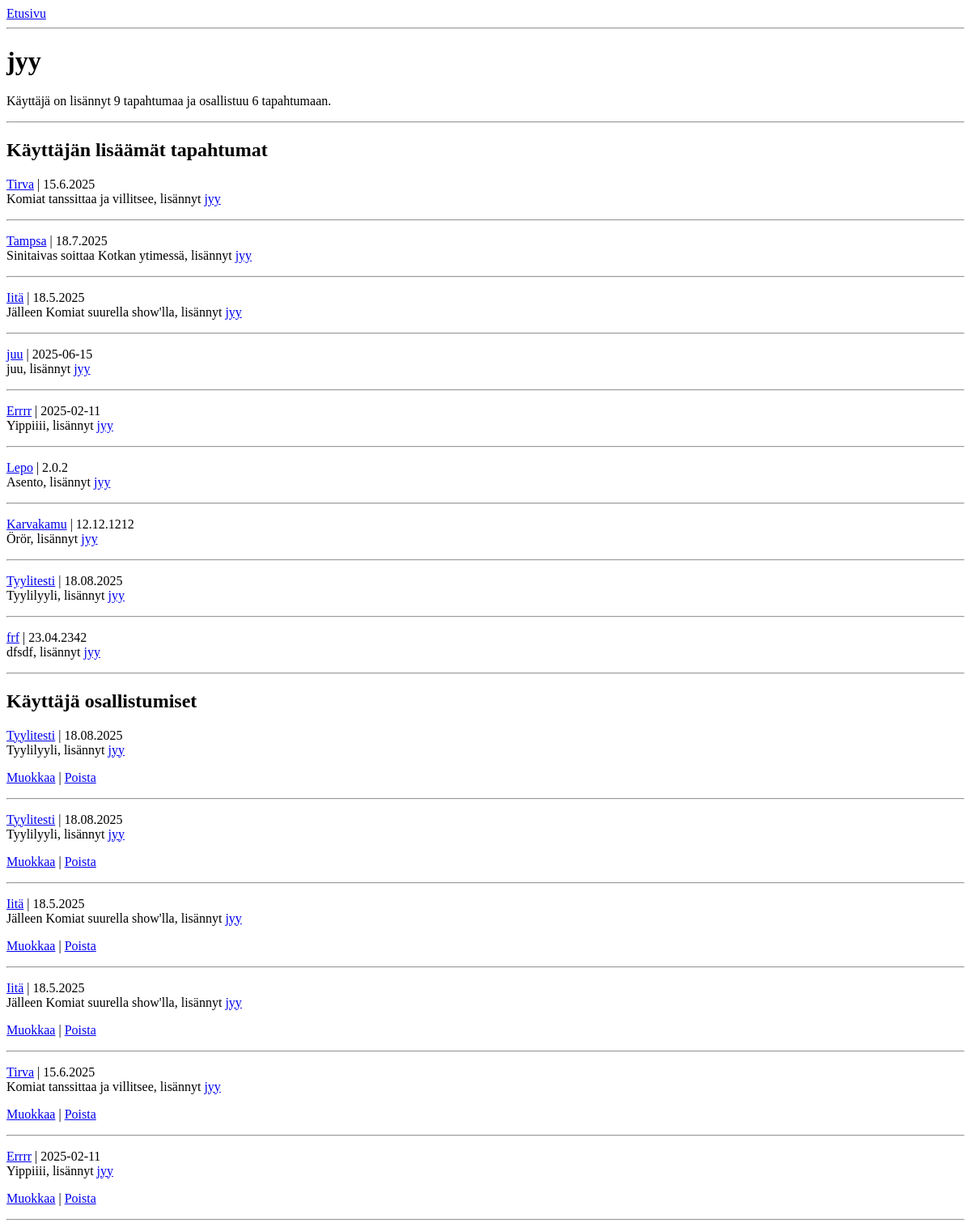
The app's page /user/jyy, older data.
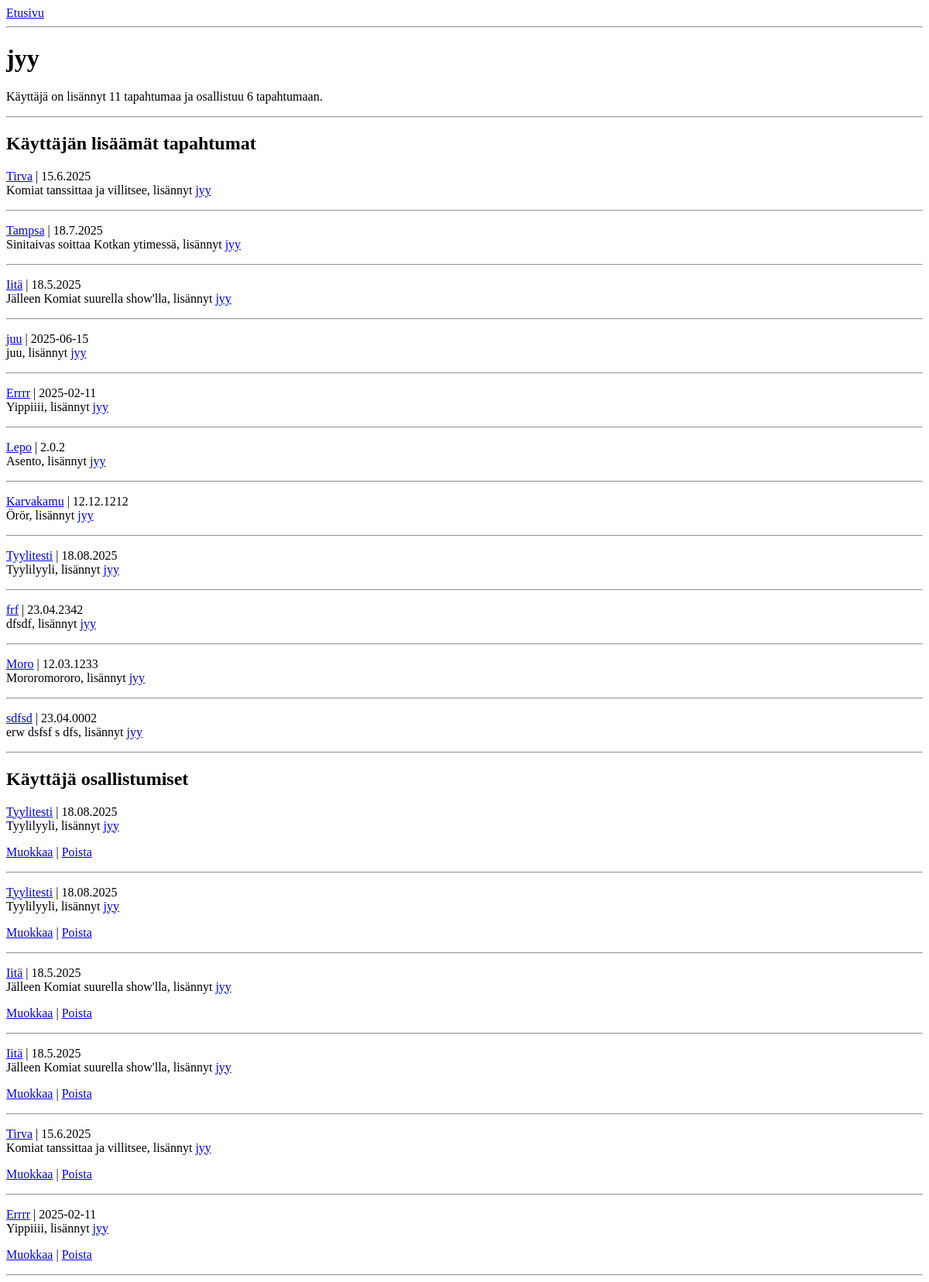
The same page, newer data.
### tables this page shows
CREATE TABLE events (
    id INTEGER PRIMARY KEY,
    title TEXT,
    content TEXT,
    start_time TEXT,
    username TEXT
);

### app.py (the view)
@app.route("/user/<username>")
def user(username):
    events = event.get_user_events(username)
    participations = event.get_user_participations(username)
    return render_template("user.html", events=events, participations=participations, username=username)

### db.py (called while the page is built)
def get_connection():
    con = sqlite3.connect("database.db")
    con.execute("PRAGMA foreign_keys = ON")
    con.row_factory = sqlite3.Row
    return con

def query(sql, params=[]):
    con = get_connection()
    result = con.execute(sql, params).fetchall()
    con.close()
    return result

### event.py (called while the page is built)
def get_user_events(username):
    sql = """SELECT e.id, e.title, e.content, e.start_time, e.username
             FROM events e WHERE e.username = ?"""
    return db.query(sql, [username])

def get_user_participations(username):
    sql = """SELECT e.id, e.title, e.content, e.start_time, e.username
             FROM events e
             JOIN event_participants ep ON e.id = ep.event_id
             WHERE ep.username = ?"""
    return db.query(sql, [username])

### templates/user.html (shortened to what this page needs)
<a href="/">Etusivu</a>
<hr>
<h1>{{username}}</h1>
<p>
    Käyttäjä on lisännyt {{events | count }} tapahtumaa ja osallistuu {{participations | count }} tapahtumaan.
</p>
<hr>
<h2>Käyttäjän lisäämät tapahtumat</h2>
{% for event in events %}
    <p>
        <a href="/event/{{event.id}}">{{ event.title }}</a> |  {{event.start_time }}
        <br />
        {{ event.content }}, lisännyt <a href="/user/{{ event.username }}">{{ event.username }}</a>
    </p>
    <hr />
{% endfor %}
<h2>Käyttäjä osallistumiset</h2>
{% for participation in participations %}
    <p>
        <a href="/event/{{participation.id}}">{{ participation.title }}</a> |  {{participation.start_time }}
        <br />
        {{ participation.content }}, lisännyt <a href="/user/{{ participation.username }}">{{ participation.username }}</a>
    </p>
    <p>
        {% if participation.username == username %}
        <a href="/edit/{{ participation.id }}">Muokkaa</a>  |
        <a href="/delete/{{ participation.id }}">Poista</a>
        {% endif %}
    </p>
    <hr />
{% endfor %}

Row changes from the older to the newer data that the page shows:
added events: title "Moro", start_time "12.03.1233", content "Mororomororo", username "jyy", shown under "Käyttäjän lisäämät tapahtumat"
added events: title "sdfsd", start_time "23.04.0002", content "erw dsfsf s dfs", username "jyy", shown under "Käyttäjän lisäämät tapahtumat"
Text that changed along with them:
{{ events | count }}: "9" → "11"
